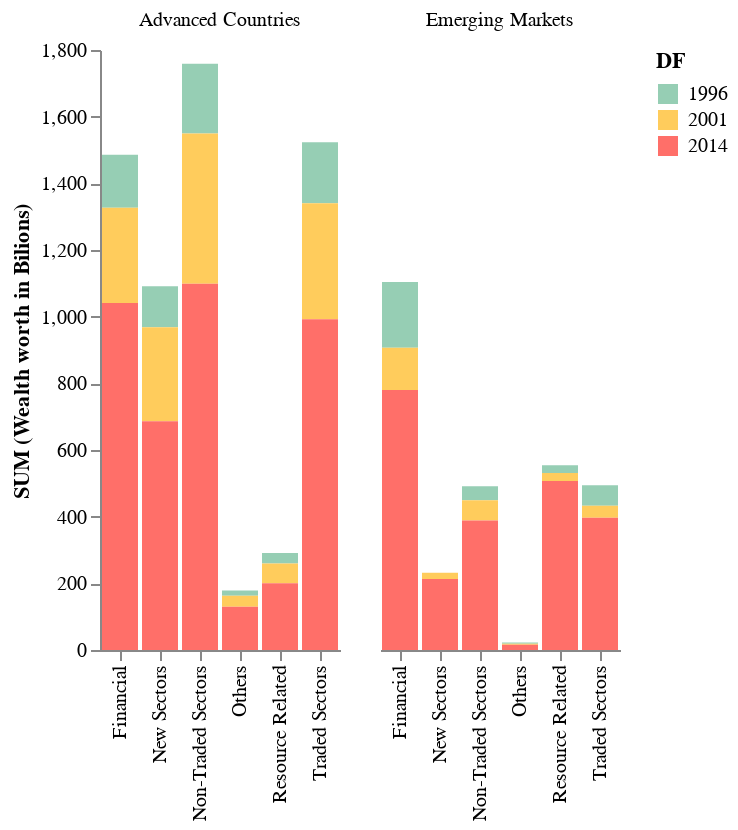
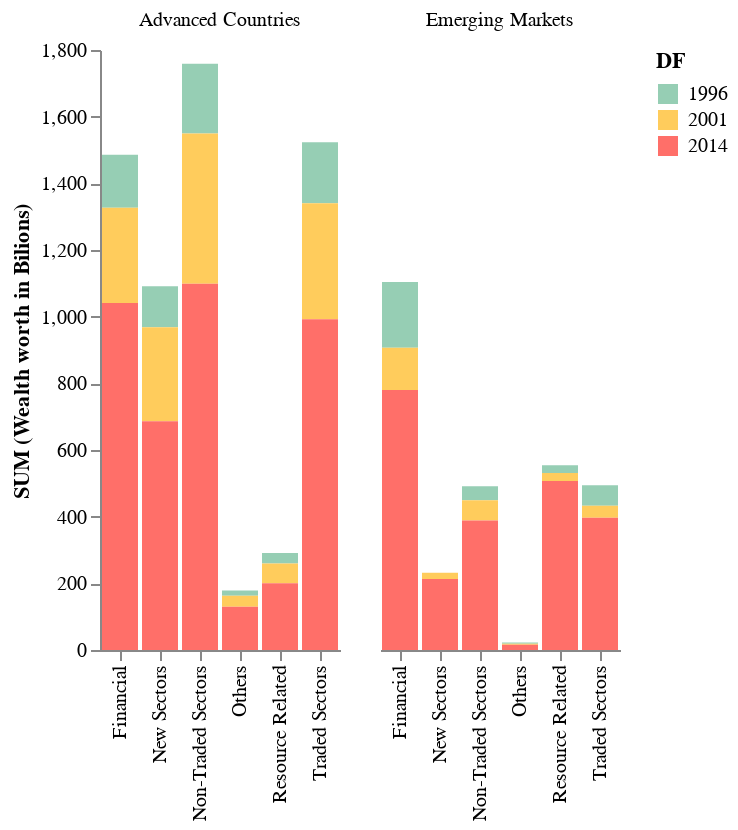

Notebook cell for these charts, in order:
### Code cell
import altair as alt
alt.Chart(df).mark_bar().encode(
    # tell Altair which field to group columns on
    x=alt.X('c2:N', title=None),
    # tell Altair which field to use as Y values and how to calculate
    y=alt.Y('sum(values):Q',
        axis=alt.Axis(
            grid=False,
            title= 'SUM (Wealth worth in Bilions)')),
    # tell Altair which field to use to use as the set of columns to be  represented in each group
    column=alt.Column('c1:N', title=None),
    # tell Altair which field to use for color segmentation
    color=alt.Color('DF:N',
            scale=alt.Scale(
                # make it look pretty with an enjoyable color pallet
                range=['#96ceb4', '#ffcc5c','#ff6f69'],
            ),
        ))\
    .configure_view(
        # remove grid lines around column clusters
        strokeOpacity=0
    )

### Figure 1 — Vega-Lite specification as saved in the notebook (floating-point values rounded to 4 significant figures)
{"config": {"view": {"continuousWidth": 300, "continuousHeight": 300, "strokeOpacity": 0}}, "data": {"name": "data-77c97734bcccb9995e0e77f3d90b7573"}, "mark": {"type": "bar"}, "encoding": {"color": {"field": "DF", "scale": {"range": ["#96ceb4", "#ffcc5c", "#ff6f69"]}, "type": "nominal"}, "column": {"field": "c1", "title": null, "type": "nominal"}, "x": {"field": "c2", "title": null, "type": "nominal"}, "y": {"aggregate": "sum", "axis": {"grid": false, "title": "SUM (Wealth worth in Bilions)"}, "field": "values", "type": "quantitative"}}, "$schema": "https://vega.github.io/schema/vega-lite/v5.8.0.json", "datasets": {"data-77c97734bcccb9995e0e77f3d90b7573": [{"c1": "Advanced Countries", "c2": "Financial", "values": 158.6, "DF": "1996"}, {"c1": "Advanced Countries", "c2": "New Sectors", "values": 122.9, "DF": "1996"}, {"c1": "Advanced Countries", "c2": "Non-Traded Sectors", "values": 209.2, "DF": "1996"}, {"c1": "Advanced Countries", "c2": "Others", "values": 16.2, "DF": "1996"}, {"c1": "Advanced Countries", "c2": "Resource Related", "values": 31.5, "DF": "1996"}, {"c1": "Advanced Countries", "c2": "Traded Sectors", "values": 183.3, "DF": "1996"}, {"c1": "Advanced Countries", "c2": "Name", "values": "df4", "DF": "1996"}, {"c1": "Emerging Markets", "c2": "Financial", "values": 197.2, "DF": "1996"}, {"c1": "Emerging Markets", "c2": "Non-Traded Sectors", "values": 42.0, "DF": "1996"}, {"c1": "Emerging Markets", "c2": "Others", "values": 3.7, "DF": "1996"}, {"c1": "Emerging Markets", "c2": "Resource Related", "values": 23.0, "DF": "1996"}, {"c1": "Emerging Markets", "c2": "Traded Sectors", "values": 61.9, "DF": "1996"}, {"c1": "Emerging Markets", "c2": "Name", "values": "df4", "DF": "1996"}, {"c1": "Advanced Countries", "c2": "Financial", "values": 285.8, "DF": "2001"}, {"c1": "Advanced Countries", "c2": "New Sectors", "values": 282.0, "DF": "2001"}, {"c1": "Advanced Countries", "c2": "Non-Traded Sectors", "values": 451.3, "DF": "2001"}, {"c1": "Advanced Countries", "c2": "Others", "values": 33.0, "DF": "2001"}, {"c1": "Advanced Countries", "c2": "Resource Related", "values": 59.0, "DF": "2001"}, {"c1": "Advanced Countries", "c2": "Traded Sectors", "values": 348.3, "DF": "2001"}, {"c1": "Advanced Countries", "c2": "Name", "values": "df5", "DF": "2001"}, {"c1": "Emerging Markets", "c2": "Financial", "values": 127.3, "DF": "2001"}, {"c1": "Emerging Markets", "c2": "New Sectors", "values": 18.7, "DF": "2001"}, {"c1": "Emerging Markets", "c2": "Non-Traded Sectors", "values": 60.9, "DF": "2001"}, {"c1": "Emerging Markets", "c2": "Others", "values": 2.5, "DF": "2001"}, {"c1": "Emerging Markets", "c2": "Resource Related", "values": 24.3, "DF": "2001"}, {"c1": "Emerging Markets", "c2": "Traded Sectors", "values": 35.5, "DF": "2001"}, {"c1": "Emerging Markets", "c2": "Name", "values": "df5", "DF": "2001"}, {"c1": "Advanced Countries", "c2": "Financial", "values": 1041.0, "DF": "2014"}, {"c1": "Advanced Countries", "c2": "New Sectors", "values": 686.6, "DF": "2014"}, {"c1": "Advanced Countries", "c2": "Non-Traded Sectors", "values": 1098.0, "DF": "2014"}, {"c1": "Advanced Countries", "c2": "Others", "values": 129.4, "DF": "2014"}, {"c1": "Advanced Countries", "c2": "Resource Related", "values": 200.6, "DF": "2014"}, {"c1": "Advanced Countries", "c2": "Traded Sectors", "values": 992.0, "DF": "2014"}, {"c1": "Advanced Countries", "c2": "Name", "values": "df6", "DF": "2014"}, {"c1": "Emerging Markets", "c2": "Financial", "values": 779.7, "DF": "2014"}, {"c1": "Emerging Markets", "c2": "New Sectors", "values": 213.3, "DF": "2014"}, {"c1": "Emerging Markets", "c2": "Non-Traded Sectors", "values": 388.4, "DF": "2014"}, {"c1": "Emerging Markets", "c2": "Others", "values": 16.1, "DF": "2014"}, {"c1": "Emerging Markets", "c2": "Resource Related", "values": 506.7, "DF": "2014"}, {"c1": "Emerging Markets", "c2": "Traded Sectors", "values": 396.9, "DF": "2014"}, {"c1": "Emerging Markets", "c2": "Name", "values": "df6", "DF": "2014"}]}}

### Figure 2 — Vega-Lite specification as saved in the notebook (floating-point values rounded to 4 significant figures)
{"config": {"view": {"continuousWidth": 300, "continuousHeight": 300, "strokeOpacity": 0}}, "data": {"name": "data-77c97734bcccb9995e0e77f3d90b7573"}, "mark": {"type": "bar"}, "encoding": {"color": {"field": "DF", "scale": {"range": ["#96ceb4", "#ffcc5c", "#ff6f69"]}, "type": "nominal"}, "column": {"field": "c1", "title": null, "type": "nominal"}, "x": {"field": "c2", "title": null, "type": "nominal"}, "y": {"aggregate": "sum", "axis": {"grid": false, "title": "SUM (Wealth worth in Bilions)"}, "field": "values", "type": "quantitative"}}, "$schema": "https://vega.github.io/schema/vega-lite/v5.8.0.json", "datasets": {"data-77c97734bcccb9995e0e77f3d90b7573": [{"c1": "Advanced Countries", "c2": "Financial", "values": 158.6, "DF": "1996"}, {"c1": "Advanced Countries", "c2": "New Sectors", "values": 122.9, "DF": "1996"}, {"c1": "Advanced Countries", "c2": "Non-Traded Sectors", "values": 209.2, "DF": "1996"}, {"c1": "Advanced Countries", "c2": "Others", "values": 16.2, "DF": "1996"}, {"c1": "Advanced Countries", "c2": "Resource Related", "values": 31.5, "DF": "1996"}, {"c1": "Advanced Countries", "c2": "Traded Sectors", "values": 183.3, "DF": "1996"}, {"c1": "Advanced Countries", "c2": "Name", "values": "df4", "DF": "1996"}, {"c1": "Emerging Markets", "c2": "Financial", "values": 197.2, "DF": "1996"}, {"c1": "Emerging Markets", "c2": "Non-Traded Sectors", "values": 42.0, "DF": "1996"}, {"c1": "Emerging Markets", "c2": "Others", "values": 3.7, "DF": "1996"}, {"c1": "Emerging Markets", "c2": "Resource Related", "values": 23.0, "DF": "1996"}, {"c1": "Emerging Markets", "c2": "Traded Sectors", "values": 61.9, "DF": "1996"}, {"c1": "Emerging Markets", "c2": "Name", "values": "df4", "DF": "1996"}, {"c1": "Advanced Countries", "c2": "Financial", "values": 285.8, "DF": "2001"}, {"c1": "Advanced Countries", "c2": "New Sectors", "values": 282.0, "DF": "2001"}, {"c1": "Advanced Countries", "c2": "Non-Traded Sectors", "values": 451.3, "DF": "2001"}, {"c1": "Advanced Countries", "c2": "Others", "values": 33.0, "DF": "2001"}, {"c1": "Advanced Countries", "c2": "Resource Related", "values": 59.0, "DF": "2001"}, {"c1": "Advanced Countries", "c2": "Traded Sectors", "values": 348.3, "DF": "2001"}, {"c1": "Advanced Countries", "c2": "Name", "values": "df5", "DF": "2001"}, {"c1": "Emerging Markets", "c2": "Financial", "values": 127.3, "DF": "2001"}, {"c1": "Emerging Markets", "c2": "New Sectors", "values": 18.7, "DF": "2001"}, {"c1": "Emerging Markets", "c2": "Non-Traded Sectors", "values": 60.9, "DF": "2001"}, {"c1": "Emerging Markets", "c2": "Others", "values": 2.5, "DF": "2001"}, {"c1": "Emerging Markets", "c2": "Resource Related", "values": 24.3, "DF": "2001"}, {"c1": "Emerging Markets", "c2": "Traded Sectors", "values": 35.5, "DF": "2001"}, {"c1": "Emerging Markets", "c2": "Name", "values": "df5", "DF": "2001"}, {"c1": "Advanced Countries", "c2": "Financial", "values": 1041.0, "DF": "2014"}, {"c1": "Advanced Countries", "c2": "New Sectors", "values": 686.6, "DF": "2014"}, {"c1": "Advanced Countries", "c2": "Non-Traded Sectors", "values": 1098.0, "DF": "2014"}, {"c1": "Advanced Countries", "c2": "Others", "values": 129.4, "DF": "2014"}, {"c1": "Advanced Countries", "c2": "Resource Related", "values": 200.6, "DF": "2014"}, {"c1": "Advanced Countries", "c2": "Traded Sectors", "values": 992.0, "DF": "2014"}, {"c1": "Advanced Countries", "c2": "Name", "values": "df6", "DF": "2014"}, {"c1": "Emerging Markets", "c2": "Financial", "values": 779.7, "DF": "2014"}, {"c1": "Emerging Markets", "c2": "New Sectors", "values": 213.3, "DF": "2014"}, {"c1": "Emerging Markets", "c2": "Non-Traded Sectors", "values": 388.4, "DF": "2014"}, {"c1": "Emerging Markets", "c2": "Others", "values": 16.1, "DF": "2014"}, {"c1": "Emerging Markets", "c2": "Resource Related", "values": 506.7, "DF": "2014"}, {"c1": "Emerging Markets", "c2": "Traded Sectors", "values": 396.9, "DF": "2014"}, {"c1": "Emerging Markets", "c2": "Name", "values": "df6", "DF": "2014"}]}}
